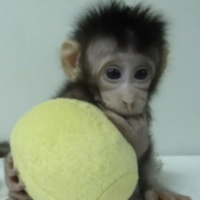
#> input picture monkey.jpg, 200 x 200 px
$ python main.py
#> lines starting #> are read from the running program, lines starting #| are printed output that depends on the picture
### PixelFunctions.py
from PIL import Image, ImageDraw
import colorsys


def compare_pixels(pix1, pix2):
    return pix1[0][0] < pix2[0][0]  # only comparing red values
# def compare_pixels(pix1, pix2):


def storePixels(im):
    width = int(im.size[0])
    height = int(im.size[1])

    # store pixels in a list
    pixel_array = []
    yiq_pixels = []
    for i in range(width):
        for j in range(height):
            # get r and g and b values of pixel at position
            r, g, b = im.getpixel((i, j))  # make an i,j tuple before passing
            yiq = colorsys.rgb_to_yiq(r/255, g/255, b/255)
            yiq_pixels.append([yiq, (i, j)])
            pixel_array.append([(r, g, b), (i, j)])  # store pixels in double tuple
        # end for j
    # end for i
    return pixel_array, yiq_pixels  # send array back to main
# end def storePixels(im):


def pixels_to_image(im, pixels):
    outimg = Image.new("RGB", im.size)
    # check list element 0, tuple
    if type(pixels[0][0][0]) == float:
        print("YIQ")
        yiq_out = []
        for p in pixels:
            r, g, b = colorsys.yiq_to_rgb(p[0][0], p[0][1], p[0][2])
            r, g, b = int(r*255), int(g*255), int(b*255)
            yiq_out.append((r, g, b))
        outimg.putdata(yiq_out)
    else:
        outimg.putdata([p[0] for p in pixels])
    # outimg.show()
    return outimg
# def pixels_to_image(im, pixels):


def pixels_to_point(im, pixels):
    # default background color is black
    for p in pixels:
        if type(p[0][0]) == float:
            im.putpixel(p[1], tuple([int(v*255) for v in colorsys.yiq_to_rgb(p[0][0], p[0][1], p[0][2])]))
        else:  # dealing with rgb
            im.putpixel(p[1], p[0])
    im.show()
# def pixels_to_point(size, pixels):


def grayscale(im, pixels):
    draw = ImageDraw.Draw(im)
    for px in pixels:
        gray_av = int((px[0][0] + px[0][1] + px[0][2]) / 3)
        draw.point(px[1], (gray_av, gray_av, gray_av))
# def grayscale(im, pixels):

### SortFunctions.py
####
# Quicksort Iterative algorithm taken from: https://www.geeksforgeeks.org/iterative-quick-sort/
# Quicksort Recursive algorithm taken from: https://www.geeksforegeeks.org/quick-sort/
# MergeSort Iterative algorithm taken from: https://www.geeksforgeeks.org/iterative-merge-sort/


# accessed on 01/27/22
# License: none given
# Authors: Mohit Kumra, Adnan Aliakbar,Madhur Chhangani

###
# CHANGELOG:
# -added if __name__== "__main__" to driver code
# modify the driver code to use a list of tuple, and print array
# Modify the def quicksort(array): function to use the mid-index as pivot "pivot = array[int(len(array)/2)]"
# ####


# Selection algorithm taken from: https://www.geeksforgeeks.org/selection-sort/
# Accessed on 01/27/2023
# License: none given
# Author: none given
# CHANGELOG:
# added if __name__ == "__main__" to driver code
# added custom compare function support

import math


# Python3 implementation of QuickSort
# Python program for implementation of Quicksort

# This function is same in both iterative and recursive
# [109 lines left out: functions partition, quickSortIterative, quicksort, selection_sort, not called in this run]


# Iterative Merge sort (Bottom Up)

# Iterative mergesort function to
# sort arr[0...n-1]

# perform bottom up merge
def mergeSort(a, compare):
    # start with least partition size of 2^0 = 1
    width = 1
    n = len(a)
    # subarray size grows by powers of 2
    # since growth of loop condition is exponential,
    # time consumed is logarithmic (log2n)
    while (width < n):
        # always start from leftmost
        l = 0;
        while (l < n):
            r = min(l + (width * 2 - 1), n - 1)
            m = min(l + width - 1, n - 1)
            # final merge should consider
            # unmerged sublist if input arr
            # size is not power of 2
            merge(a, l, m, r, compare)
            l += width * 2
        # Increasing sub array size by powers of 2
        width *= 2
    return a


# Merge Function
def merge(a, l, m, r, compare):
    n1 = m - l + 1
    n2 = r - m
    L = [0] * n1
    R = [0] * n2
    for i in range(0, n1):
        L[i] = a[l + i]
    for i in range(0, n2):
        R[i] = a[m + i + 1]

    i, j, k = 0, 0, l
    while i < n1 and j < n2:
        if compare(L[i], R[j]):
            a[k] = L[i]
            i += 1
        else:
            a[k] = R[j]
            j += 1
        k += 1

    while i < n1:
        a[k] = L[i]
        i += 1
        k += 1

    while j < n2:
        a[k] = R[j]
        j += 1
        k += 1


# [11 lines left out: function main, not called in this run]


# [2 lines that do not run on import are left out]

### SearchFunctions.py
####
# Quicksort Iterative algorithm taken from: https://www.geeksforgeeks.org/binary-search/
# accessed on 01/27/22
# License: none given
# Authors: none given

###
# CHANGELOG:
# -added if __name__== "__main__" to driver code
# Rename the function
# Modify the function to return a subsection of the list

# Python3 code to implement iterative Binary
# Search.

# It returns location of x in given array arr
# if present, else returns -1


def binary_search_sub(arr, l, r, x):
    while l <= r:

        mid = l + (r - l) // 2

        # Check if x is present at mid
        if arr[mid] == x:
            return mid

        # If x is greater, ignore left half
        elif arr[mid] < x:
            l = mid + 1

        # If x is smaller, ignore right half
        else:
            r = mid - 1

    # If we reach here, then the element
    # was not present
    return mid  # was -1


# [12 lines that do not run on import are left out]

### main.py
import colorsys

from SortFunctions import selection_sort, quicksort, quickSortIterative, mergeSort
from SearchFunctions import binary_search_sub
from PixelFunctions import storePixels, pixels_to_image, pixels_to_point, compare_pixels, grayscale
from PIL import Image, ImageDraw


def imageManipulation(rgb):

    with Image.open(IMG_NAME + '.jpg') as im:
        pixels, yiq_pixels = storePixels(im)
        # print("stored: ", len(pixels), len(yiq_pixels))  # check for equal length
        print("Processing image...")
        print("*****************************************************************")
        mergeSort(yiq_pixels, compare_pixels)
        sorted_im = pixels_to_image(im, yiq_pixels)
        print("Image sorted")
        r, g, b = rgb.split(",")[0], rgb.split(",")[1], rgb.split(",")[2]
        target = (int(r) / 255, int(g) / 255, int(b) / 255)
        yiq_target = colorsys.rgb_to_yiq(target[0], target[1], target[2])
        subi = binary_search_sub([r[0][0] for r in yiq_pixels], 0, len(yiq_pixels) - 1, yiq_target[0])
        print("target found at: ", subi)
        grayscale(im, pixels)  # original pixels turned gray

    return subi, im, yiq_pixels


# end with Image. open (IMG_NAME + ' jpg') as im:
#   *******************


def handlePixelsToPoint(im, yiq_pixels, subi, choice="nil"):
    global isReversed
    print("handlePixels")

    if choice == "t":
        tolerance = int(len(yiq_pixels) / 4)
        if isReversed:
            subi += tolerance
        else:
            subi -= tolerance
        print("tolerance", tolerance)
        tempImg = im.copy()
        pixels_to_point(tempImg, yiq_pixels[subi:])
        return subi
    # in order give the reverse effect, there's a need to copy the image else the same im will keep being
    # affected by the if statement
    if choice == "r" and (not isReversed):
        # print("Subi is reversed")
        tempImg = im.copy()
        pixels_to_point(tempImg, yiq_pixels[:subi])
        return tempImg

    elif choice == "nil" or (choice == "r" and isReversed):
        # print("Default Subi used")
        tempImg = im.copy()
        pixels_to_point(tempImg, yiq_pixels[subi:])
        return tempImg


def main():
    global sub_i
    global isReversed
    # imgCopy = img

    def defaultCall(rgb="183,198,144"):
        subiRes, imRes, yiq_pixelsRes = imageManipulation(rgb)

        handlePixelsToPoint(imRes, yiq_pixelsRes, subiRes, )
        # print("default call")
        return subiRes, imRes, yiq_pixelsRes,

    (subi, im, yiq_pixels) = defaultCall()
#> in imageManipulation, im is the input picture: PIL image 200x200 RGB; mean R, G, B 137.1, 147.9, 126.3
#> after the loop in storePixels, `for i in range(width):`: pixel_array = 40000 items
#> in mergeSort, `n = len(a)`: n = 40000
#> the loop in mergeSort, `while (width < n):` made 16 passes
#> in pixels_to_image, `outimg = Image.new("RGB", im.size)`: outimg: PIL image 200x200 RGB; every value is 0
#> the loop in pixels_to_image, `for p in pixels:` made 40000 passes
#> p on passes 1 to 3: [(0.0157, 0, 0), (122, 22)], [(0.0196, 1.63e-18, 3.09e-18), (124, 24)], [(0.0196, 1.63e-18, 3.09e-18), (124, 22)]
#> in pixels_to_image, `outimg.putdata(yiq_out)`:
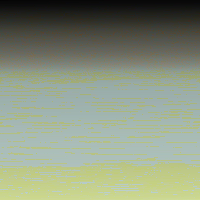
#> outimg: PIL image 200x200 RGB; mean R, G, B 137.1, 147.4, 126.2
#| target found at:  33378
#> the loop in grayscale, `for px in pixels:` made 40000 passes
#> px on passes 1 to 3: [(172, 191, 187), (0, 0)], [(173, 192, 188), (0, 1)], [(172, 191, 187), (0, 2)]
#> in imageManipulation, `grayscale(im, pixels)`:
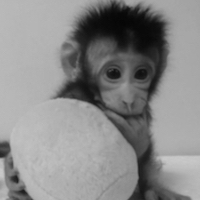
#> im: PIL image 200x200 RGB; min 4, max 202, mean 136.7
#> the loop in pixels_to_point, `for p in pixels:` made 6622 passes
#> p on passes 1 to 3: [(0.735, 0.0617, -0.103), (68, 105)], [(0.736, 0.05, -0.0859), (100, 161)], [(0.736, 0.05, -0.0859), (100, 160)]
#> after the loop in pixels_to_point, `for p in pixels:`:
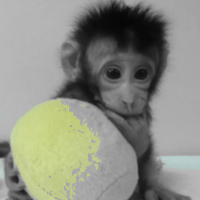
#> im: PIL image 200x200 RGB; mean R, G, B 138.9, 140.9, 130.5
    sub_i = subi

    def getPrompt():
        user_prompt = input("Enter Q to save, R to reverse the Subi, T to modify Subi, and C to enter RGB ")
        print("choice is :", user_prompt)
        return user_prompt

    prompt_inp = getPrompt()
#> the answer given: out.png
    if prompt_inp.lower() == "q":
        # save my image data from memory to a file
        im.save('highlighted' + IMG_NAME + '.jpg', 'JPEG')

    while prompt_inp.lower() != "q":

        if prompt_inp.lower() == "r":
            handlePixelsToPoint(im, yiq_pixels, subi, "r")
            isReversed = not isReversed
            prompt_inp = getPrompt()

        elif prompt_inp.lower() == "c":
            userRGB = input("Enter your rgb color separated by comma")
            defaultCall(userRGB)
            prompt_inp = getPrompt()
        elif prompt_inp.lower() == "t":
            sub_i = handlePixelsToPoint(im, yiq_pixels, sub_i, "t")
            prompt_inp = getPrompt()
        else:
            print("Enter a valid option")
            prompt_inp = getPrompt()
#> the answer given: out.png


# end def main()


if __name__ == "__main__":
    IMG_NAME = 'monkey'
    sub_i = ""
    isReversed = False
#> (the run stopped early here; a loop or call above may not have finished)
